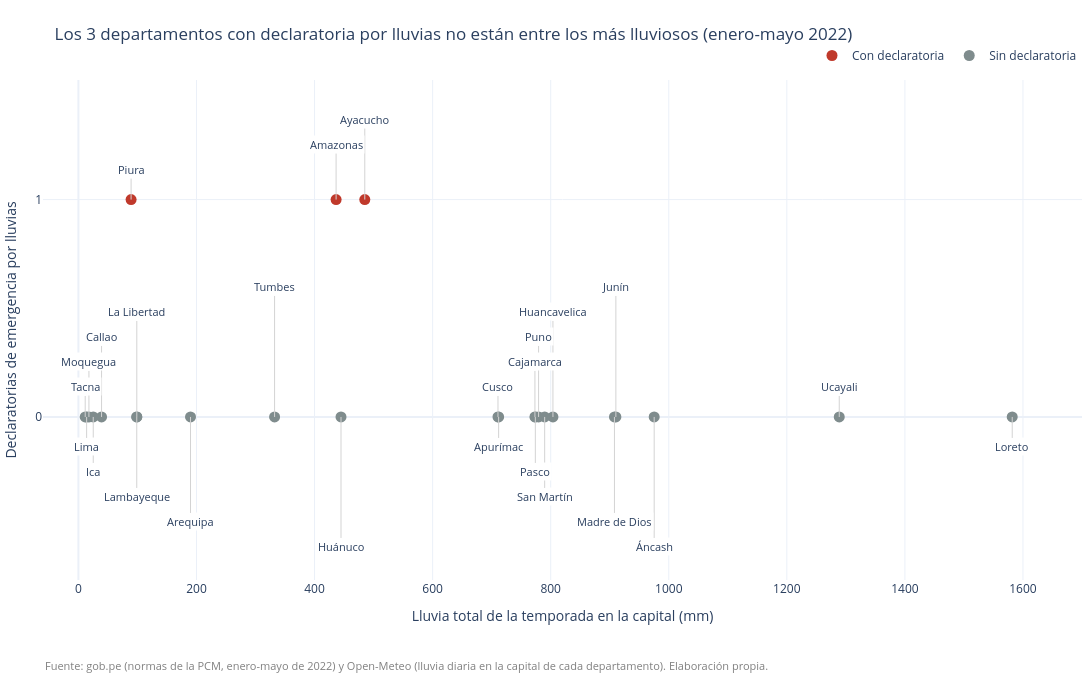

Write notebook code for a chart like this one.
### Markdown cell above
### Gráfico 1. Dispersión: lluvia total vs. declaratorias

`lluvia_total_mm` va en el eje X y `declaratorias` en el eje Y. Como en nuestra temporada las declaratorias solo valen 0 o 1, los puntos quedan en dos filas. Hay 22 departamentos en la fila del 0 y varios con lluvias muy parecidas, así que si ponemos el nombre pegado a cada punto se enciman. Por eso cada nombre va unido a su punto con una línea delgada y a una altura distinta (se alternan arriba y abajo).

### Code cell
datos_grafico = tabla_final.copy()
datos_grafico["grupo"] = datos_grafico["declaratorias"].apply(
    lambda n: "Con declaratoria" if n > 0 else "Sin declaratoria")

fig = px.scatter(
    datos_grafico, x="lluvia_total_mm", y="declaratorias",
    color="grupo", color_discrete_map=COLORES,
    hover_name="departamento",
    hover_data={"capital": True, "puesto_lluvia": True, "dias_lluvia_fuerte": True, "grupo": False},
    title="Los 3 departamentos con declaratoria por lluvias no están entre los más lluviosos (enero-mayo 2022)",
    labels={"lluvia_total_mm": "Lluvia total de la temporada en la capital (mm)",
            "declaratorias": "Declaratorias de emergencia por lluvias",
            "grupo": "", "capital": "Capital", "puesto_lluvia": "Puesto en lluvia",
            "dias_lluvia_fuerte": "Días con 20 mm o más"},
)
fig.update_traces(marker=dict(size=11))

# Nombre del departamento en cada punto. La distancia (en píxeles) entre el punto y su nombre
# va cambiando de un punto al siguiente para que los nombres no se encimen. Negativo = arriba.
distancias = {
    0: [-30, 30, -55, 55, -80, 80, -105, 105, -130, 130],   # fila de 0 declaratorias: arriba y abajo
    1: [-30, -55, -80],                                      # fila de 1 declaratoria: solo arriba
}
etiquetas = []
for valor, fila_puntos in datos_grafico.sort_values("lluvia_total_mm").groupby("declaratorias"):
    opciones = distancias[0] if valor == 0 else distancias[1]
    for i, punto in enumerate(fila_puntos.itertuples()):
        etiquetas.append((punto.lluvia_total_mm, punto.declaratorias, punto.departamento, opciones[i % len(opciones)]))

# Primero se dibujan los nombres más alejados; los cercanos tapan las líneas que pasan por detrás
for x, y, nombre, distancia in sorted(etiquetas, key=lambda e: -abs(e[3])):
    fig.add_annotation(x=x, y=y, text=nombre, ax=0, ay=distancia,
                       showarrow=True, arrowhead=0, arrowwidth=1, arrowcolor="lightgray",
                       font=dict(size=11), bgcolor="white", borderpad=1)

fig.update_yaxes(range=[-0.75, 1.55], tickvals=[0, 1])
fig.update_xaxes(range=[-60, 1700])
fig.update_layout(template="plotly_white", width=1100, height=680, title_font_size=17,
                  legend=dict(orientation="h", x=1, xanchor="right", y=1.02, yanchor="bottom"),
                  margin=dict(l=10, r=10, t=80, b=100))
poner_fuente(fig, y=-0.19)
mostrar(fig)

### Figure 1 — Plotly figure (JSON) as saved in the notebook; plotly's stock layout.template omitted (floating-point values rounded to 4 significant figures)
{"data": [{"customdata": [["Chachapoyas", 15, 1, "Con declaratoria"], ["Ayacucho", 13, 0, "Con declaratoria"], ["Piura", 20, 0, "Con declaratoria"]], "hovertemplate": "<b>%{hovertext}</b><br><br>Lluvia total de la temporada en la capital (mm)=%{x}<br>Declaratorias de emergencia por lluvias=%{y}<br>Capital=%{customdata[0]}<br>Puesto en lluvia=%{customdata[1]}<br>Días con 20 mm o más=%{customdata[2]}<extra></extra>", "hovertext": ["Amazonas", "Ayacucho", "Piura"], "legendgroup": "Con declaratoria", "marker": {"color": "#C0392B", "size": 11, "symbol": "circle"}, "mode": "markers", "name": "Con declaratoria", "orientation": "v", "showlegend": true, "type": "scatter", "x": [436.5, 485.1, 89.2], "xaxis": "x", "y": [1, 1, 1], "yaxis": "y"}, {"customdata": [["Huaraz", 3, 7, "Sin declaratoria"], ["Abancay", 11, 2, "Sin declaratoria"], ["Arequipa", 17, 0, "Sin declaratoria"], ["Cajamarca", 10, 1, "Sin declaratoria"], ["Callao", 21, 0, "Sin declaratoria"], ["Cusco", 12, 3, "Sin declaratoria"], ["Huancavelica", 6, 1, "Sin declaratoria"], ["Huánuco", 14, 1, "Sin declaratoria"], ["Ica", 22, 0, "Sin declaratoria"], ["Huancayo", 4, 5, "Sin declaratoria"], ["Trujillo", 18, 1, "Sin declaratoria"], ["Chiclayo", 19, 0, "Sin declaratoria"], ["Huacho", 24, 0, "Sin declaratoria"], ["Iquitos", 1, 25, "Sin declaratoria"], ["Puerto Maldonado", 5, 13, "Sin declaratoria"], ["Moquegua", 23, 0, "Sin declaratoria"], ["Cerro de Pasco", 9, 0, "Sin declaratoria"], ["Puno", 8, 3, "Sin declaratoria"], ["Moyobamba", 7, 4, "Sin declaratoria"], ["Tacna", 25, 0, "Sin declaratoria"], ["Tumbes", 16, 1, "Sin declaratoria"], ["Pucallpa", 2, 20, "Sin declaratoria"]], "hovertemplate": "<b>%{hovertext}</b><br><br>Lluvia total de la temporada en la capital (mm)=%{x}<br>Declaratorias de emergencia por lluvias=%{y}<br>Capital=%{customdata[0]}<br>Puesto en lluvia=%{customdata[1]}<br>Días con 20 mm o más=%{customdata[2]}<extra></extra>", "hovertext": ["Áncash", "Apurímac", "Arequipa", "Cajamarca", "Callao", "Cusco", "Huancavelica", "Huánuco", "Ica", "Junín", "La Libertad", "Lambayeque", "Lima", "Loreto", "Madre de Dios", "Moquegua", "Pasco", "Puno", "San Martín", "Tacna", "Tumbes", "Ucayali"], "legendgroup": "Sin declaratoria", "marker": {"color": "#7F8C8D", "size": 11, "symbol": "circle"}, "mode": "markers", "name": "Sin declaratoria", "orientation": "v", "showlegend": true, "type": "scatter", "x": [975.3, 711.8, 189.9, 773.3, 39.2, 710.7, 803.8, 444.8, 25.1, 910.4, 98.9, 98.8, 13.9, 1582.0, 908.0, 17.8, 774.0, 779.5, 789.8, 11.5, 332.3, 1289.0], "xaxis": "x", "y": [0, 0, 0, 0, 0, 0, 0, 0, 0, 0, 0, 0, 0, 0, 0, 0, 0, 0, 0, 0, 0, 0], "yaxis": "y"}], "layout": {"annotations": [{"arrowcolor": "lightgray", "arrowhead": 0, "arrowwidth": 1, "ax": 0, "ay": -130, "bgcolor": "white", "borderpad": 1, "font": {"size": 11}, "showarrow": true, "text": "Tumbes", "x": 332.3, "y": 0}, {"arrowcolor": "lightgray", "arrowhead": 0, "arrowwidth": 1, "ax": 0, "ay": 130, "bgcolor": "white", "borderpad": 1, "font": {"size": 11}, "showarrow": true, "text": "Huánuco", "x": 444.8, "y": 0}, {"arrowcolor": "lightgray", "arrowhead": 0, "arrowwidth": 1, "ax": 0, "ay": -130, "bgcolor": "white", "borderpad": 1, "font": {"size": 11}, "showarrow": true, "text": "Junín", "x": 910.4, "y": 0}, {"arrowcolor": "lightgray", "arrowhead": 0, "arrowwidth": 1, "ax": 0, "ay": 130, "bgcolor": "white", "borderpad": 1, "font": {"size": 11}, "showarrow": true, "text": "Áncash", "x": 975.3, "y": 0}, {"arrowcolor": "lightgray", "arrowhead": 0, "arrowwidth": 1, "ax": 0, "ay": -105, "bgcolor": "white", "borderpad": 1, "font": {"size": 11}, "showarrow": true, "text": "La Libertad", "x": 98.9, "y": 0}, {"arrowcolor": "lightgray", "arrowhead": 0, "arrowwidth": 1, "ax": 0, "ay": 105, "bgcolor": "white", "borderpad": 1, "font": {"size": 11}, "showarrow": true, "text": "Arequipa", "x": 189.9, "y": 0}, {"arrowcolor": "lightgray", "arrowhead": 0, "arrowwidth": 1, "ax": 0, "ay": -105, "bgcolor": "white", "borderpad": 1, "font": {"size": 11}, "showarrow": true, "text": "Huancavelica", "x": 803.8, "y": 0}, {"arrowcolor": "lightgray", "arrowhead": 0, "arrowwidth": 1, "ax": 0, "ay": 105, "bgcolor": "white", "borderpad": 1, "font": {"size": 11}, "showarrow": true, "text": "Madre de Dios", "x": 908.0, "y": 0}, {"arrowcolor": "lightgray", "arrowhead": 0, "arrowwidth": 1, "ax": 0, "ay": -80, "bgcolor": "white", "borderpad": 1, "font": {"size": 11}, "showarrow": true, "text": "Callao", "x": 39.2, "y": 0}, {"arrowcolor": "lightgray", "arrowhead": 0, "arrowwidth": 1, "ax": 0, "ay": 80, "bgcolor": "white", "borderpad": 1, "font": {"size": 11}, "showarrow": true, "text": "Lambayeque", "x": 98.8, "y": 0}, {"arrowcolor": "lightgray", "arrowhead": 0, "arrowwidth": 1, "ax": 0, "ay": -80, "bgcolor": "white", "borderpad": 1, "font": {"size": 11}, "showarrow": true, "text": "Puno", "x": 779.5, "y": 0}, {"arrowcolor": "lightgray", "arrowhead": 0, "arrowwidth": 1, "ax": 0, "ay": 80, "bgcolor": "white", "borderpad": 1, "font": {"size": 11}, "showarrow": true, "text": "San Martín", "x": 789.8, "y": 0}, {"arrowcolor": "lightgray", "arrowhead": 0, "arrowwidth": 1, "ax": 0, "ay": -80, "bgcolor": "white", "borderpad": 1, "font": {"size": 11}, "showarrow": true, "text": "Ayacucho", "x": 485.1, "y": 1}, {"arrowcolor": "lightgray", "arrowhead": 0, "arrowwidth": 1, "ax": 0, "ay": -55, "bgcolor": "white", "borderpad": 1, "font": {"size": 11}, "showarrow": true, "text": "Moquegua", "x": 17.8, "y": 0}, {"arrowcolor": "lightgray", "arrowhead": 0, "arrowwidth": 1, "ax": 0, "ay": 55, "bgcolor": "white", "borderpad": 1, "font": {"size": 11}, "showarrow": true, "text": "Ica", "x": 25.1, "y": 0}, {"arrowcolor": "lightgray", "arrowhead": 0, "arrowwidth": 1, "ax": 0, "ay": -55, "bgcolor": "white", "borderpad": 1, "font": {"size": 11}, "showarrow": true, "text": "Cajamarca", "x": 773.3, "y": 0}, {"arrowcolor": "lightgray", "arrowhead": 0, "arrowwidth": 1, "ax": 0, "ay": 55, "bgcolor": "white", "borderpad": 1, "font": {"size": 11}, "showarrow": true, "text": "Pasco", "x": 774.0, "y": 0}, {"arrowcolor": "lightgray", "arrowhead": 0, "arrowwidth": 1, "ax": 0, "ay": -55, "bgcolor": "white", "borderpad": 1, "font": {"size": 11}, "showarrow": true, "text": "Amazonas", "x": 436.5, "y": 1}, {"arrowcolor": "lightgray", "arrowhead": 0, "arrowwidth": 1, "ax": 0, "ay": -30, "bgcolor": "white", "borderpad": 1, "font": {"size": 11}, "showarrow": true, "text": "Tacna", "x": 11.5, "y": 0}, {"arrowcolor": "lightgray", "arrowhead": 0, "arrowwidth": 1, "ax": 0, "ay": 30, "bgcolor": "white", "borderpad": 1, "font": {"size": 11}, "showarrow": true, "text": "Lima", "x": 13.9, "y": 0}, {"arrowcolor": "lightgray", "arrowhead": 0, "arrowwidth": 1, "ax": 0, "ay": -30, "bgcolor": "white", "borderpad": 1, "font": {"size": 11}, "showarrow": true, "text": "Cusco", "x": 710.7, "y": 0}, {"arrowcolor": "lightgray", "arrowhead": 0, "arrowwidth": 1, "ax": 0, "ay": 30, "bgcolor": "white", "borderpad": 1, "font": {"size": 11}, "showarrow": true, "text": "Apurímac", "x": 711.8, "y": 0}, {"arrowcolor": "lightgray", "arrowhead": 0, "arrowwidth": 1, "ax": 0, "ay": -30, "bgcolor": "white", "borderpad": 1, "font": {"size": 11}, "showarrow": true, "text": "Ucayali", "x": 1289.0, "y": 0}, {"arrowcolor": "lightgray", "arrowhead": 0, "arrowwidth": 1, "ax": 0, "ay": 30, "bgcolor": "white", "borderpad": 1, "font": {"size": 11}, "showarrow": true, "text": "Loreto", "x": 1582.0, "y": 0}, {"arrowcolor": "lightgray", "arrowhead": 0, "arrowwidth": 1, "ax": 0, "ay": -30, "bgcolor": "white", "borderpad": 1, "font": {"size": 11}, "showarrow": true, "text": "Piura", "x": 89.2, "y": 1}, {"font": {"color": "gray", "size": 11}, "showarrow": false, "text": "Fuente: gob.pe (normas de la PCM, enero-mayo de 2022) y Open-Meteo (lluvia diaria en la capital de cada departamento). Elaboración propia.", "x": 0, "xanchor": "left", "xref": "paper", "y": -0.19, "yref": "paper"}], "height": 680, "legend": {"orientation": "h", "title": {"text": ""}, "tracegroupgap": 0, "x": 1, "xanchor": "right", "y": 1.02, "yanchor": "bottom"}, "margin": {"b": 100, "l": 10, "r": 10, "t": 80}, "title": {"font": {"size": 17}, "text": "Los 3 departamentos con declaratoria por lluvias no están entre los más lluviosos (enero-mayo 2022)"}, "width": 1100, "xaxis": {"anchor": "y", "domain": [0.0, 1.0], "range": [-60, 1700], "title": {"text": "Lluvia total de la temporada en la capital (mm)"}}, "yaxis": {"anchor": "x", "domain": [0.0, 1.0], "range": [-0.75, 1.55], "tickvals": [0, 1], "title": {"text": "Declaratorias de emergencia por lluvias"}}}}
